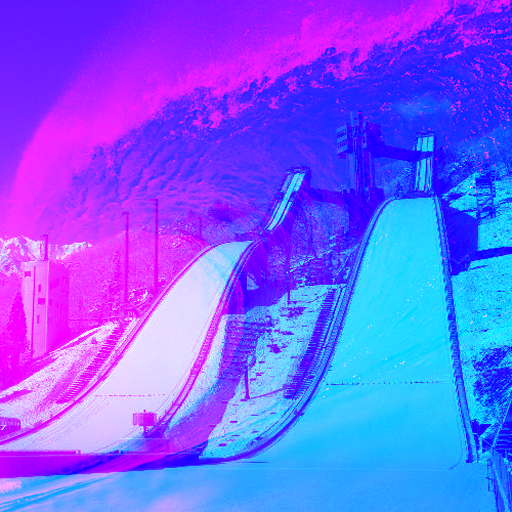
//> input picture OpenCV動作確認用プログラム-20230412/kadai01-2.png, 512 x 512 px, given in place of color.jpg, which was not available
$ ./dip01   (built with g++ and OpenCV 4)
//> lines starting //> are read from the running program, lines starting //| are printed output that depends on the picture; pictures that were not available may be replaced by others from this repository, and a replacement may not be noted
//g++ dip01.cpp -std=c++11 `pkg-config --cflags --libs opencv4`
//g++ dip01.cpp `pkg-config --cflags --libs opencv`
#include <iostream>  //入出力関連ヘッダ
#include <opencv2/opencv.hpp>  //OpenCV関連ヘッダ

using namespace std;
using namespace cv;

int main (int argc, const char* argv[])
{
    //①画像ファイルの読み込み
	cv::Mat sourceImage = cv::imread("color.jpg", cv::IMREAD_COLOR);
//> sourceImage is the input picture: 512 rows x 512 cols, CV_8UC3; mean B, G, R 254.8, 94.4, 117.5

    if (sourceImage.data==0) {  //画像ファイルが読み込めなかった場合
        printf("File not found\n");
        exit(0);
    }
    printf("Width=%d, Height=%d\n", sourceImage.cols, sourceImage.rows);
//| Width=512, Height=512

    //②画像格納用インスタンスの生成
	Mat grayImage;
	vector<Mat> bgrImage(3);

    //③ウィンドウの生成と移動
    cv::namedWindow("Source");
    cv::moveWindow("Source", 0,0);
    cv::namedWindow("Gray");
    cv::moveWindow("Gray", 400,0);
    cv::namedWindow("B");
    cv::moveWindow("B", 400,150);
    cv::namedWindow("G");
    cv::moveWindow("G", 400,300);
    cv::namedWindow("R");
    cv::moveWindow("R", 400,450);

    //④画像処理
    cvtColor(sourceImage, grayImage, COLOR_BGR2GRAY);
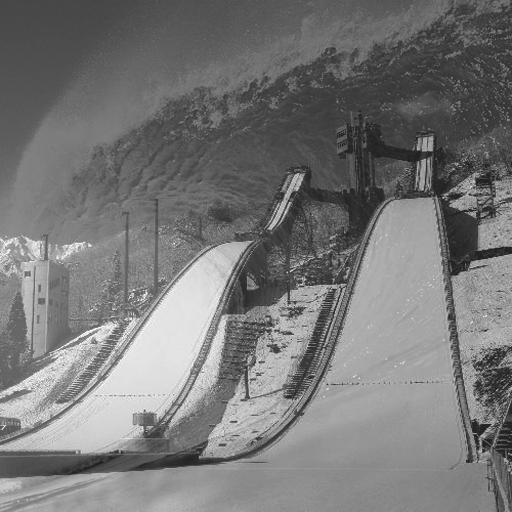
//> grayImage: 512 rows x 512 cols, CV_8UC1; min 29, max 253, mean 119.6
    split(sourceImage, bgrImage);
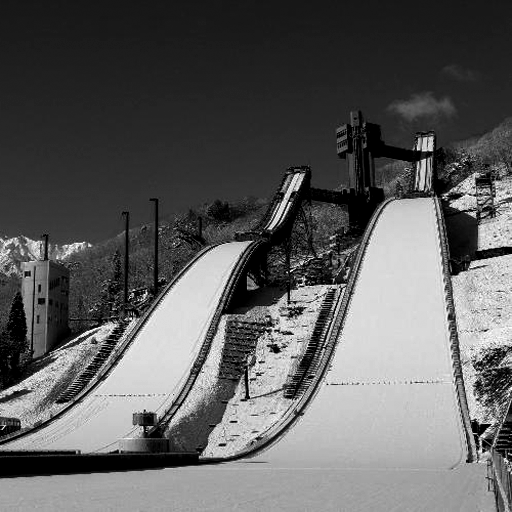
//> bgrImage[1]: 512 rows x 512 cols, CV_8UC1; min 0, max 255, mean 94.4
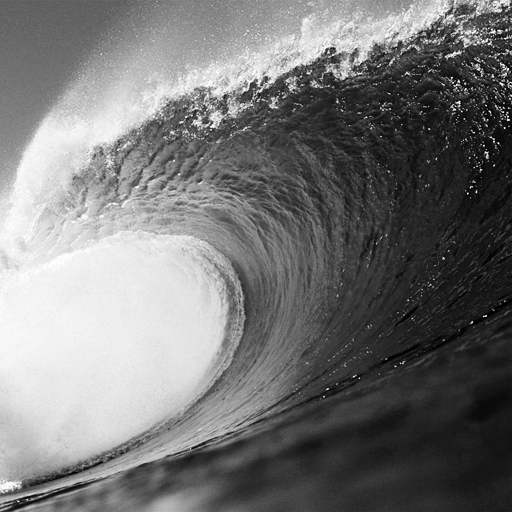
//> bgrImage[2]: 512 rows x 512 cols, CV_8UC1; min 0, max 255, mean 117.5

    //⑤ウィンドウへの画像の表示
    cv::imshow("Source", sourceImage);
    cv::imshow("Gray", grayImage);
    cv::imshow("B", bgrImage[0]);
    cv::imshow("G", bgrImage[1]);
    cv::imshow("R", bgrImage[2]);

    //⑥キー入力待ち
    cv::waitKey(0);

    //⑦画像の保存


    return 0;
}
